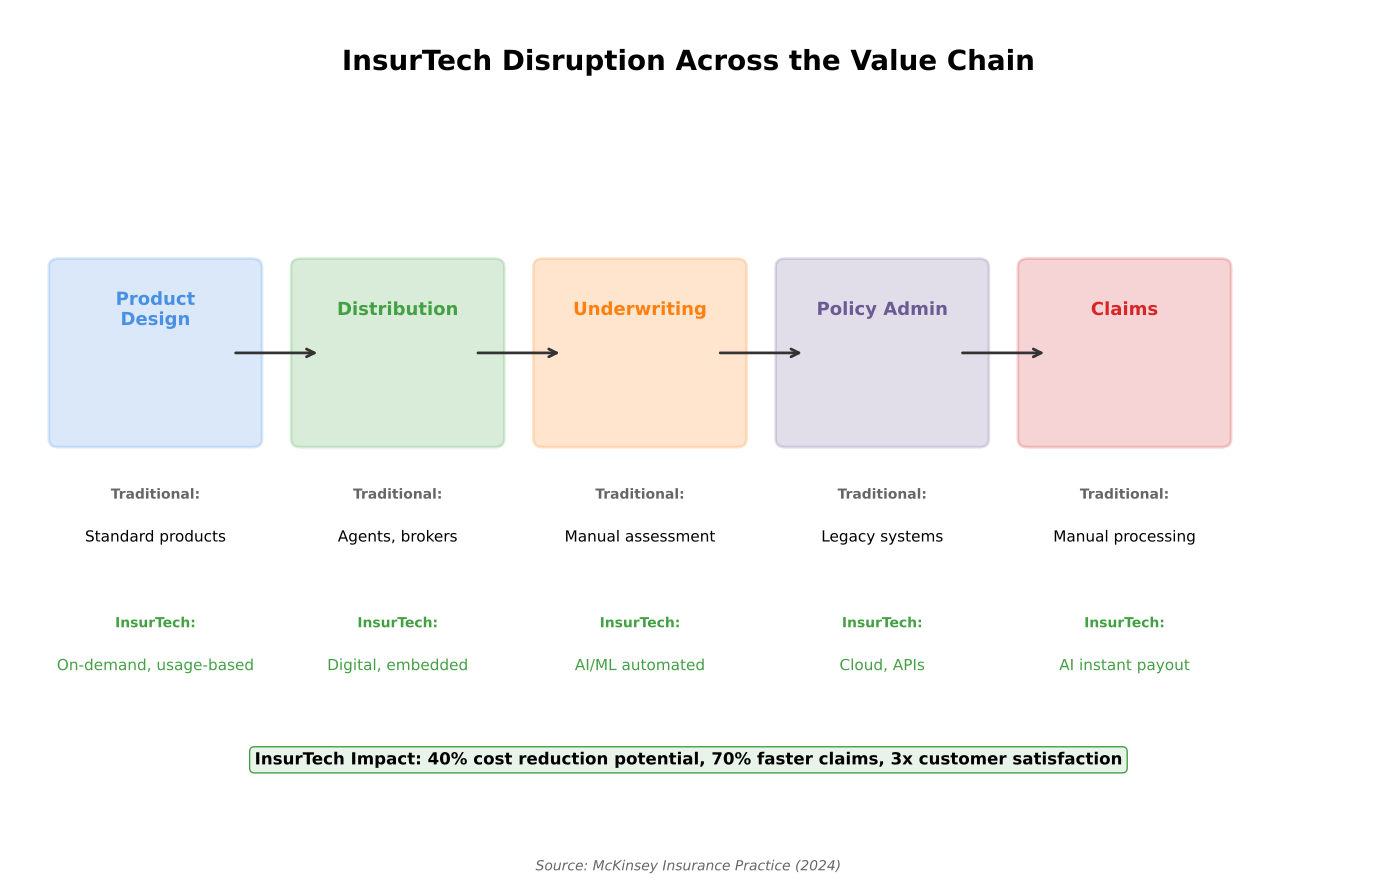

Write the Python code that produced this figure.
"""
InsurTech Value Chain
Shows where InsurTech disrupts the insurance value chain

Output: insurtech_value_chain.pdf
Module: module_01_fintech
Lesson: 9 - InsurTech
"""

from pathlib import Path
import matplotlib.pyplot as plt
import matplotlib.patches as mpatches
import numpy as np

CHART_METADATA = {
    'title': 'InsurTech Value Chain',
    'module': 'module_01_fintech',
    'lesson': 9,
    'url': 'https://github.com/Digital-AI-Finance/digital-finance/tree/main/module_01_fintech/figures/insurtech_value_chain'
}

plt.rcParams.update({
    'font.size': 14,
    'axes.labelsize': 14,
})

def create_chart():
    """Create insurtech value chain diagram"""
    fig, ax = plt.subplots(figsize=(14, 9))
    ax.set_xlim(0, 14)
    ax.set_ylim(0, 10)
    ax.axis('off')

    # Title
    ax.text(7, 9.3, 'InsurTech Disruption Across the Value Chain', fontsize=20, fontweight='bold', ha='center')

    # Value chain stages
    stages = [
        {'name': 'Product\nDesign', 'x': 1.5, 'color': '#4A90E2',
         'traditional': 'Standard products', 'insurtech': 'On-demand, usage-based'},
        {'name': 'Distribution', 'x': 4, 'color': '#44A044',
         'traditional': 'Agents, brokers', 'insurtech': 'Digital, embedded'},
        {'name': 'Underwriting', 'x': 6.5, 'color': '#FF7F0E',
         'traditional': 'Manual assessment', 'insurtech': 'AI/ML automated'},
        {'name': 'Policy Admin', 'x': 9, 'color': '#6B5B95',
         'traditional': 'Legacy systems', 'insurtech': 'Cloud, APIs'},
        {'name': 'Claims', 'x': 11.5, 'color': '#D62728',
         'traditional': 'Manual processing', 'insurtech': 'AI instant payout'},
    ]

    # Draw flow arrows
    for i in range(len(stages)-1):
        ax.annotate('', xy=(stages[i+1]['x']-0.8, 6), xytext=(stages[i]['x']+0.8, 6),
                   arrowprops=dict(arrowstyle='->', color='#333333', lw=2))

    for stage in stages:
        # Stage box
        box = mpatches.FancyBboxPatch((stage['x']-1, 5), 2, 2,
                                       boxstyle='round,pad=0.1',
                                       facecolor=stage['color'], alpha=0.2,
                                       edgecolor=stage['color'], lw=2)
        ax.add_patch(box)
        ax.text(stage['x'], 6.5, stage['name'], ha='center', va='center',
               fontsize=13, fontweight='bold', color=stage['color'])

        # Traditional approach
        ax.text(stage['x'], 4.3, 'Traditional:', ha='center', fontsize=10, fontweight='bold', color='#666666')
        ax.text(stage['x'], 3.8, stage['traditional'], ha='center', fontsize=11)

        # InsurTech approach
        ax.text(stage['x'], 2.8, 'InsurTech:', ha='center', fontsize=10, fontweight='bold', color='#44A044')
        ax.text(stage['x'], 2.3, stage['insurtech'], ha='center', fontsize=11, color='#44A044')

    # Key insight
    insight = "InsurTech Impact: 40% cost reduction potential, 70% faster claims, 3x customer satisfaction"
    ax.text(7, 1.2, insight, ha='center', fontsize=12, fontweight='bold',
           bbox=dict(boxstyle='round', facecolor='#E8F4EA', edgecolor='#44A044'))

    # Source
    fig.text(0.5, 0.02, 'Source: McKinsey Insurance Practice (2024)',
            fontsize=10, ha='center', style='italic', color='#666666')

    plt.tight_layout()

    output_path = Path(__file__).parent / 'insurtech_value_chain.pdf'
    plt.savefig(output_path, format='pdf', dpi=300, bbox_inches='tight')
    plt.close()
    print(f"Chart saved to: {output_path}")
    return output_path

if __name__ == '__main__':
    create_chart()
